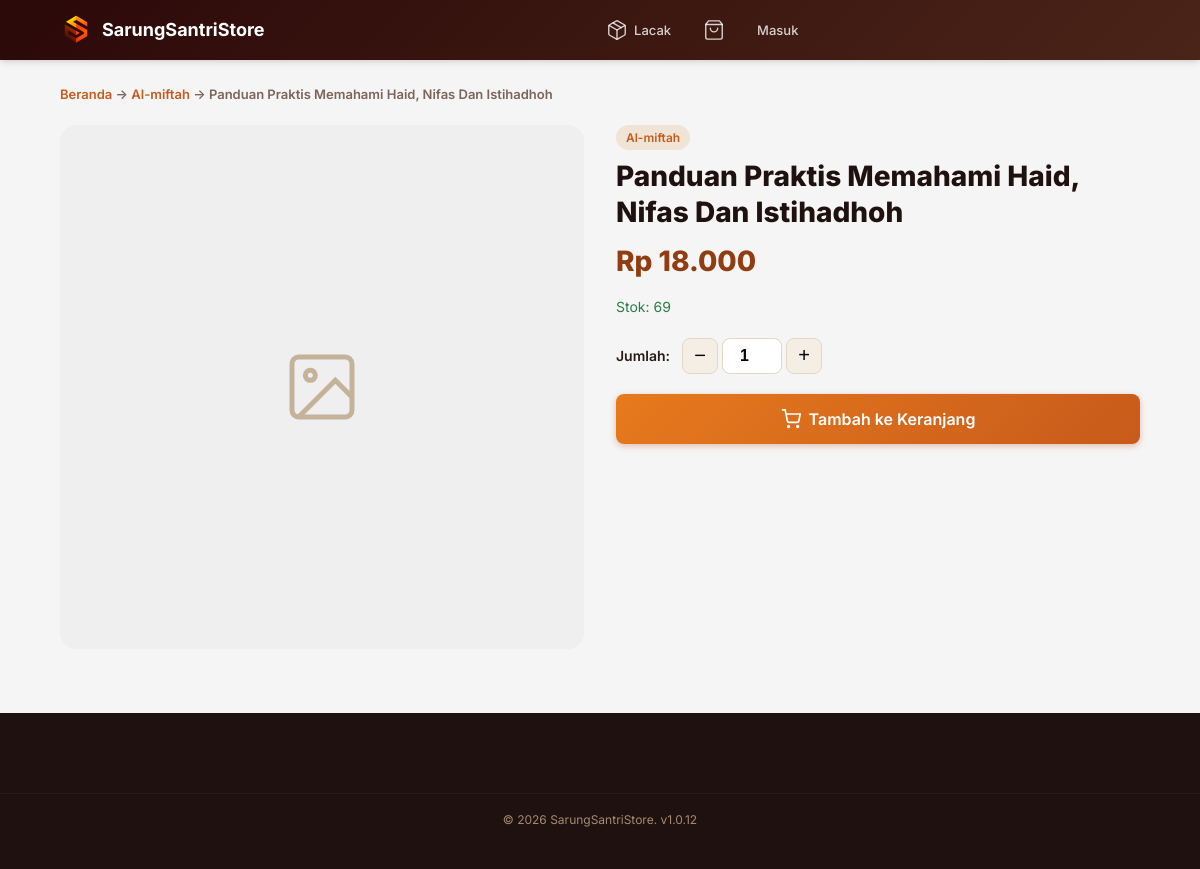
Screenshot of /shop/product.php?id=77 with the database file from the repository.
### tables this page shows
CREATE TABLE `settings` (
  `id` int(11) NOT NULL,
  `setting_key` varchar(100) NOT NULL,
  `setting_value` text DEFAULT NULL,
  `description` varchar(255) DEFAULT NULL,
  `updated_at` timestamp NOT NULL DEFAULT current_timestamp() ON UPDATE current_timestamp()
);

CREATE TABLE `products` (
  `id` int(11) NOT NULL,
  `category_id` int(11) DEFAULT NULL,
  `weight` int(11) DEFAULT 0,
  `sku` varchar(50) DEFAULT NULL,
  `name` varchar(200) NOT NULL,
  `slug` varchar(220) DEFAULT NULL,
  `description` text DEFAULT NULL,
  `image` varchar(255) DEFAULT NULL,
  `image2` varchar(255) DEFAULT NULL,
  `image3` varchar(255) DEFAULT NULL,
  `is_active` tinyint(1) DEFAULT 1,
  `is_featured` tinyint(1) DEFAULT 0,
  `online_visibility` enum('show','hide') DEFAULT 'show',
  `created_at` timestamp NOT NULL DEFAULT current_timestamp(),
  `updated_at` timestamp NOT NULL DEFAULT current_timestamp() ON UPDATE current_timestamp(),
  `base_price` decimal(15,2) NOT NULL DEFAULT 0.00,
  `last_base_price` decimal(15,2) NOT NULL DEFAULT 0.00,
  `discount_percent` int(11) NOT NULL DEFAULT 0,
  `is_best_seller` tinyint(1) DEFAULT 0
);

CREATE TABLE `categories` (
  `id` int(11) NOT NULL,
  `parent_id` int(11) DEFAULT NULL,
  `name` varchar(100) NOT NULL,
  `slug` varchar(120) DEFAULT NULL,
  `icon` varchar(50) DEFAULT NULL,
  `sort_order` int(11) DEFAULT 0,
  `online_visibility` tinyint(1) DEFAULT 1,
  `show_online` tinyint(1) NOT NULL DEFAULT 1,
  `created_at` timestamp NOT NULL DEFAULT current_timestamp()
);

CREATE TABLE `product_prices` (
  `id` int(11) NOT NULL,
  `product_id` int(11) NOT NULL,
  `label` varchar(50) NOT NULL COMMENT 'Eceran, Grosir, Reseller, dll',
  `price_type_id` int(11) NOT NULL DEFAULT 1 COMMENT 'FK ke price_types',
  `min_qty` int(11) NOT NULL DEFAULT 1,
  `selling_price` decimal(15,2) NOT NULL DEFAULT 0.00,
  `created_at` timestamp NOT NULL DEFAULT current_timestamp(),
  `updated_at` timestamp NOT NULL DEFAULT current_timestamp() ON UPDATE current_timestamp()
);

CREATE TABLE `product_variations` (
  `id` int(11) NOT NULL,
  `product_id` int(11) NOT NULL,
  `sku` varchar(50) NOT NULL,
  `variation_name` varchar(100) DEFAULT NULL,
  `image` varchar(255) DEFAULT NULL,
  `image2` varchar(255) DEFAULT NULL,
  `image3` varchar(255) DEFAULT NULL,
  `stock_qty` int(11) DEFAULT 0,
  `min_stock` int(11) DEFAULT 5,
  `base_price` decimal(15,2) NOT NULL DEFAULT 0.00,
  `weight_gram` int(11) DEFAULT 0,
  `is_active` tinyint(1) DEFAULT 1,
  `created_at` timestamp NOT NULL DEFAULT current_timestamp(),
  `updated_at` timestamp NOT NULL DEFAULT current_timestamp() ON UPDATE current_timestamp()
);

### includes/helpers.php (called while the page is built, shortened)
<?php
function formatRupiah($amount, $withSymbol = true) {
    $formatted = number_format((float)$amount, 0, ',', '.');
    return $withSymbol ? 'Rp ' . $formatted : $formatted;
}
function getSetting($key, $default = '') {
    try {
        $db = Database::conn();
        $stmt = $db->prepare("SELECT setting_value FROM settings WHERE setting_key = ?");
        $stmt->execute([$key]);
        $value = $stmt->fetchColumn();
        return $value !== false ? $value : $default;
    } catch (Exception $e) {
        return $default;
    }
}

### includes/auth.php (called while the page is built, shortened)
<?php
function isLoggedIn() {
    return (isset($_SESSION['user_id']) && !empty($_SESSION['user_id'])) || (isset($_SESSION['customer_id']) && !empty($_SESSION['customer_id']));
}

### shop/product.php (the view, shortened to what this page needs)
<?php
$db = Database::conn();
$productId = (int)($_GET['id'] ?? 0);
$stmt = $db->prepare("
    SELECT p.*, c.name as category_name
    FROM products p
    LEFT JOIN categories c ON p.category_id = c.id
    WHERE p.id = ? AND p.is_active = 1
    AND (p.category_id IS NULL OR c.online_visibility = 1)
");
$stmt->execute([$productId]);
$product = $stmt->fetch();
$stmt = $db->prepare("SELECT * FROM product_variations WHERE product_id = ? AND is_active = 1 ORDER BY id");
$stmt->execute([$productId]);
$variations = $stmt->fetchAll();
$stmtPrice = $db->prepare("
    SELECT pp.*, pt.name as price_type
    FROM product_prices pp
    JOIN price_types pt ON pp.price_type_id = pt.id
    WHERE pp.product_id = ?
    ORDER BY pp.min_qty
");
$stmtPrice->execute([$productId]);
$productPricesAll = $stmtPrice->fetchAll();
$storeName  = 'SarungSantriStore';
?>
<!DOCTYPE html>
<html lang="id">
<head>
    <link rel="stylesheet" href="<?= ASSETS_URL ?>/css/main.css?v=<?= APP_VERSION ?>">
    <link rel="stylesheet" href="<?= ASSETS_URL ?>/css/ecommerce.css?v=<?= APP_VERSION ?>">
</head>
<body>
    <div class="shop-layout">
        <?php include INCLUDES_PATH . '/shop_navbar.php'; ?>
        <div class="shop-content">
            <div style="font-size: 0.8125rem; color: var(--gray-500); margin-bottom: 20px; font-weight: 600;">
                <a href="<?= BASE_URL ?>/shop/index.php" style="color: var(--primary-600); text-decoration: none;">Beranda</a>
                <?php if ($product['category_name']): ?>
                    → <a href="<?= BASE_URL ?>/shop/category.php?category=<?= $product['category_id'] ?>" style="color: var(--primary-600); text-decoration: none;"><?= htmlspecialchars($product['category_name']) ?></a>
                <?php endif; ?>
                → <?= htmlspecialchars($product['name']) ?>
            </div>
            <div style="display: grid; grid-template-columns: 1fr 1fr; gap: 32px; margin-bottom: 40px;" class="product-detail-grid">
                <div>
                    <div id="productMainImage" style="position: relative; background: #efefef; border-radius: var(--border-radius-lg); overflow: hidden; aspect-ratio: 1; display:flex; align-items:center; justify-content:center;">
                        <?php if ($product['image']): ?>
                            <img src="<?= BASE_URL . '/' . $product['image'] ?>"
                                 alt="<?= htmlspecialchars($product['name']) ?>"
                                 style="width:100%; height:100%; object-fit: contain;"
                                 id="productImg"
                                 loading="lazy"
                                 fetchpriority="high"
                                 decoding="async"
                                 width="600" height="600">
                        <?php else: ?>
                            <svg width="80" height="80" viewBox="0 0 24 24" fill="none" stroke="var(--gray-300)" stroke-width="1.5"><rect x="3" y="3" width="18" height="18" rx="2"/><circle cx="8.5" cy="8.5" r="1.5"/><polyline points="21 15 16 10 5 21"/></svg>
                        <?php endif; ?>
                    </div>
                </div>
                <div>
                    <?php if ($product['category_name']): ?>
                        <span class="badge badge-primary" style="margin-bottom: 8px;"><?= htmlspecialchars($product['category_name']) ?></span>
                    <?php endif; ?>
                    <?php
                    $selectedIndex = 0;
                    $selectedVarId = !empty($variations) ? $variations[$selectedIndex]['id'] : 0;
                    $displayProductName = $product['name'];
                    ?>
                    <h1 style="font-size: 1.75rem; font-weight: 800; color: var(--gray-900); margin-bottom: 8px;"><?= htmlspecialchars($displayProductName) ?></h1>
                    <form method="POST">
                        <?php foreach ($variations as $v): ?>
                            <div class="tier-display" id="tiers-<?= $v['id'] ?>" style="<?= $v['id'] !== $selectedVarId ? 'display:none;' : '' ?> margin-bottom: 20px;">
                                <?php if (!empty($v['tiers'])): ?>
                                    <div style="font-size: 1.75rem; font-weight: 800; color: var(--primary-700); margin-bottom: 12px;">
                                        <?= formatRupiah($v['tiers'][0]['selling_price']) ?>
                                    </div>
                                <?php endif; ?>
                                <div style="font-size: 0.875rem; color: <?= $v['stock_qty'] > 0 ? 'var(--success)' : 'var(--danger)' ?>; margin-bottom: 16px;">
                                    Stok: <?= $v['stock_qty'] ?>
                                </div>
                            </div>
                        <?php endforeach; ?>
                        <div style="display: flex; align-items: center; gap: 12px; margin-bottom: 20px;">
                            <label style="font-weight: 600; font-size: 0.875rem;">Jumlah:</label>
                            <div style="display:flex; align-items:center; gap:4px;">
                                <button type="button" onclick="changeQty(-1)" style="width:36px;height:36px;border:1px solid var(--border-color);border-radius:8px;background:var(--gray-50);font-size:1.25rem;cursor:pointer;">−</button>
                                <input type="number" name="qty" id="productQty" value="1" min="1" style="width:60px;text-align:center;border:1px solid var(--border-color);border-radius:8px;padding:8px;font-weight:600;font-size:1rem;">
                                <button type="button" onclick="changeQty(1)" style="width:36px;height:36px;border:1px solid var(--border-color);border-radius:8px;background:var(--gray-50);font-size:1.25rem;cursor:pointer;">+</button>
                            </div>
                        </div>
                        <div style="display: flex; gap: 8px;">
                            <button type="submit" class="btn btn-primary btn-lg" <?= ($variations[0]['stock_qty'] ?? 0) <= 0 ? 'disabled' : '' ?> style="flex:1;">
                                <svg width="20" height="20" viewBox="0 0 24 24" fill="none" stroke="currentColor" stroke-width="2"><circle cx="9" cy="21" r="1"/><circle cx="20" cy="21" r="1"/><path d="M1 1h4l2.68 13.39a2 2 0 0 0 2 1.61h9.72a2 2 0 0 0 2-1.61L23 6H6"/></svg>
                                Tambah ke Keranjang
                            </button>
                        </div>
                    </form>
                </div>
            </div>
        </div>
        <footer class="shop-footer">
            <div class="shop-footer-bottom">&copy; <?= date('Y') ?> <?= $storeName ?>. v<?= APP_VERSION ?></div>
        </footer>
    </div>
</body>
</html>

### includes/shop_navbar.php (shortened to what this page needs)
<?php
$storeLogo = getSetting('store_logo');
$logoSrc   = $storeLogo
    ? BASE_URL . '/' . $storeLogo
    : BASE_URL . '/assets/img/logo_SSS.png';
?>
<nav class="shop-navbar" role="navigation" aria-label="Navigasi Toko">
    <div class="shop-navbar-inner">
        <a href="<?= BASE_URL ?>/shop/index.php" class="shop-logo">
            <img src="<?= htmlspecialchars($logoSrc) ?>"
                 alt="Logo"
                 class="shop-logo-icon"
                 width="32" height="32"
                 loading="eager"
                 style="background:none;object-fit:contain;padding:0;border-radius:4px;">
            <?= htmlspecialchars($storeName) ?>
        </a>
        <div class="shop-nav-links">
            <a href="<?= BASE_URL ?>/shop/track.php" class="shop-nav-link" title="Lacak Pesanan">
                <span>Lacak</span>
            </a>
            <a href="<?= BASE_URL ?>/shop/cart.php" class="shop-nav-link" title="Keranjang">
                <svg width="22" height="22" viewBox="0 0 24 24" fill="none" stroke="currentColor" stroke-width="1.5" stroke-linecap="round" stroke-linejoin="round" aria-hidden="true">
                    <path d="M6 2L3 6v14a2 2 0 0 0 2 2h14a2 2 0 0 0 2-2V6l-3-4z"/>
                    <line x1="3" y1="6" x2="21" y2="6"/>
                    <path d="M16 10a4 4 0 0 1-8 0"/>
                </svg>
            </a>
            <?php if (isLoggedIn()): $cu = getCurrentUser(); ?>
                <div class="shop-nav-dropdown">
                    <a href="#" class="shop-nav-link" style="cursor:default;">
                        <svg width="22" height="22" viewBox="0 0 24 24" fill="none" stroke="currentColor" stroke-width="1.5" stroke-linecap="round" stroke-linejoin="round" aria-hidden="true">
                            <path d="M20 21v-2a4 4 0 0 0-4-4H8a4 4 0 0 0-4 4v2"/>
                            <circle cx="12" cy="7" r="4"/>
                        </svg>
                        <span><?= htmlspecialchars($cu['full_name'] ?? 'Akun') ?></span>
                    </a>
                    <div class="shop-nav-dropdown-menu">
                        <a href="<?= BASE_URL ?>/shop/account/profile.php">Kelola Profil &amp; Alamat</a>
                        <a href="<?= BASE_URL ?>/shop/account/orders.php">Riwayat Transaksi</a>
                        <div style="border-top:1px solid var(--border-color);margin:4px 0;"></div>
                        <a href="<?= BASE_URL ?>/logout.php" class="text-danger">Keluar</a>
                    </div>
                </div>
            <?php else: ?>
                <a href="<?= BASE_URL ?>/login.php" class="shop-nav-link">Masuk</a>
            <?php endif; ?>
        </div>
    </div>
</nav>

### rows the page displays
settings: setting_value (picture)
products: category.name "Al-miftah", name "Panduan Praktis Memahami Haid, Nifas Dan Istihadhoh"
product_variations: stock_qty "69"
product_prices: selling_price "Rp 18.000"

### other values shown
$storeName "SarungSantriStore"
APP_VERSION "1.0.12"
